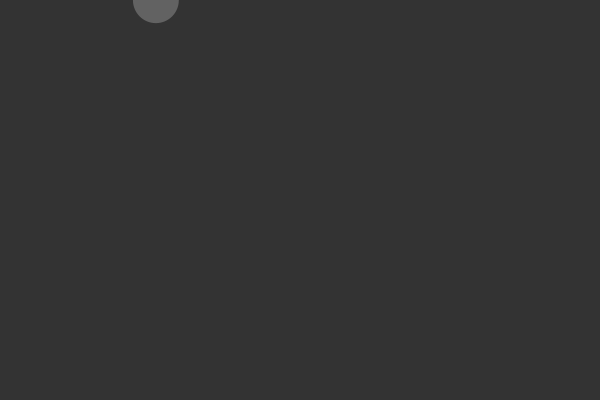
Frame 1 (no input)
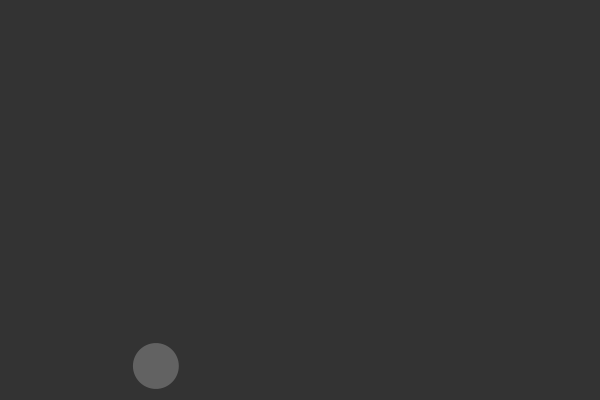
Frame 60 (the mouse pressed at the canvas centre just before this capture)
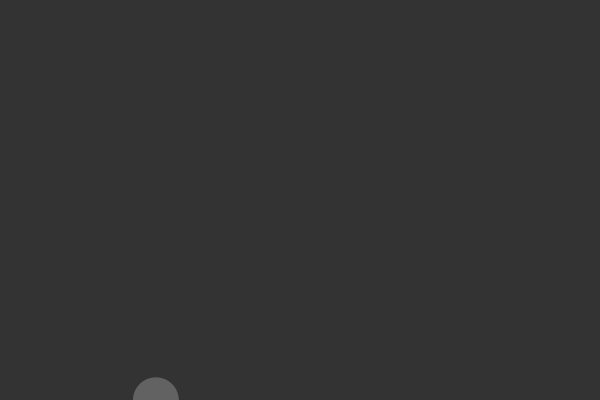
Frame 120 (the mouse held since frame 60 and released just before this capture)

The Processing sketch that drew these frames (run headless with seeded random() and noise(); from frame 60 on, the mouse is pressed at the canvas centre):

// Processing sketch: bouncing_ball_drag
// ── bouncing_ball_drag.pde

Ball b;
void setup() {
  size(600, 400);

  b = new Ball();
}

void draw() {
  background(51);

  //Gravity
  PVector gravity = new PVector(0, 0.2);
  gravity.mult(b.mass);
  b.addForce(gravity);

  //Wind
  PVector wind = new PVector(0.1, 0);
  //b.addForce(wind);

  //Friction
  PVector friction = b.velocity.get();
  friction.normalize();
  friction.mult(-1);
  float c1 = 0.2;
  friction.mult(c1);

  //Drag
  PVector drag = b.velocity.get();
  drag.normalize();
  drag.mult(-1);
  float speed = b.velocity.mag();
  float c2 = 0.1;
  drag.mult(c2*speed*speed);
  if (mousePressed) {
    b.addForce(drag);
  }

  b.walls();
  b.update();
  b.show();
}
// ── Ball.pde
class Ball {
  PVector position;
  PVector velocity;
  PVector acceleration;
  float mass;
  
  Ball() {
    mass = random(1,3);
    position = new PVector(random(width), 0);
    velocity = new PVector(0, 0);
    acceleration = new PVector(0, 0);
    
  }

  void walls() {
    if ((position.x<0) || (position.x>width)) {
      velocity.x *= -1;
      position.x = width;
    }
    if ((position.y>height) || (position.y<0)) {
      velocity.y *= -1;
      position.y = height;
    }

  }
  void addForce(PVector force) {
    PVector f = PVector.div(force,mass);
    acceleration.add(f);
  }

  void update() {

    velocity.add(acceleration);
    position.add(velocity);
    //velocity.limit(3);
    acceleration.mult(0);
  }

  void show() {
    fill(255, 59);
    noStroke();
    ellipse(position.x, position.y, mass*20, mass*20);
  }
}
